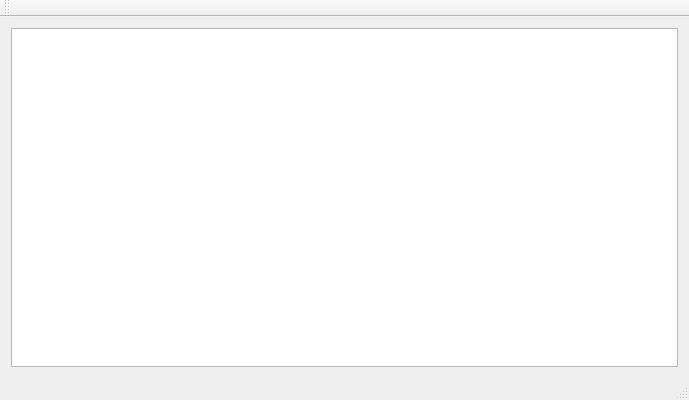
<?xml version="1.0" encoding="UTF-8"?>
<ui version="4.0">
 <class>HittingMouseClass</class>
 <widget class="QMainWindow" name="HittingMouseClass">
  <property name="geometry">
   <rect>
    <x>0</x>
    <y>0</y>
    <width>689</width>
    <height>400</height>
   </rect>
  </property>
  <property name="windowTitle">
   <string>HittingMouse</string>
  </property>
  <widget class="QWidget" name="centralWidget">
   <layout class="QVBoxLayout" name="verticalLayout">
    <item>
     <widget class="QGraphicsView" name="graphicsView"/>
    </item>
   </layout>
  </widget>
  <widget class="QMenuBar" name="menuBar">
   <property name="geometry">
    <rect>
     <x>0</x>
     <y>0</y>
     <width>689</width>
     <height>23</height>
    </rect>
   </property>
  </widget>
  <widget class="QToolBar" name="mainToolBar">
   <attribute name="toolBarArea">
    <enum>TopToolBarArea</enum>
   </attribute>
   <attribute name="toolBarBreak">
    <bool>false</bool>
   </attribute>
  </widget>
  <widget class="QStatusBar" name="statusBar"/>
 </widget>
 <layoutdefault spacing="6" margin="11"/>
 <resources>
  <include location="HittingMouse.qrc"/>
 </resources>
 <connections/>
</ui>
